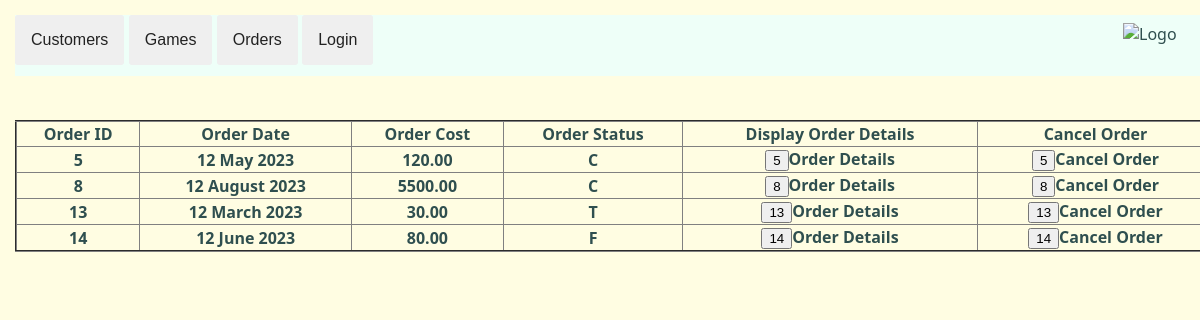
/src/Orders/manageOrders.php (signed in), run on the app's committed database.
### tables this page shows
CREATE TABLE `orders` (
  `order_id` int(11) NOT NULL AUTO_INCREMENT,
  `order_date` date NOT NULL,
  `cost` decimal(6,2) NOT NULL,
  `status` char(1) NOT NULL DEFAULT 'P',
  `cust_id` int(11) DEFAULT NULL,
  PRIMARY KEY (`order_id`),
  KEY `cust_id` (`cust_id`),
  CONSTRAINT `orders_ibfk_1` FOREIGN KEY (`cust_id`) REFERENCES `customers` (`cust_id`)
);

### src/Orders/manageOrders.php (the view, shortened to what this page needs)
<?php
try{
    $pdo = new PDO('mysql:host=localhost;dbname=shippingapp; charset=utf8', 'root', '');
    $pdo->setAttribute(PDO::ATTR_ERRMODE, PDO::ERRMODE_EXCEPTION);
    $OrderSQL = 'SELECT DISTINCT Order_Id, DATE_FORMAT(Order_Date, "%d %M %Y") as ord_date, Cost, Status FROM Orders
                WHERE Status != "Cancelled" AND Status != "Returned" AND Cust_Id='.$_SESSION['cust_id'].'
                ORDER BY Order_Id';
    $result = $pdo->query($OrderSQL);
    echo "<section style='text-align:center;'>";
        echo '<table border=2 style="border-collapse:collapse;">
        <tr><th>Order ID</th><th>Order Date</th><th>Order Cost</th><th>Order Status</th><th>Display Order Details</th><th>Cancel Order</th></tr>';
        while($row = $result->fetch()){
            echo
            '<tr>
                <th>'.$row['Order_Id'].'</th>
                <th>'.$row['ord_date'].'</th>
                <th>'.$row['Cost'].'</th>
                <th>'.$row['Status'].'</th>
                <th>
                    <form method="get" action="manageOrders.php">
                        <input type="submit" name="details" value='.$row['Order_Id'].'>Order Details</button>
                        <input type="hidden" value='.$row['Order_Id'].' name="order_id">
                    </form>
                </th>
                <th>
                    <form method="get" action="manageOrders.php">
                    <input type="submit" name="cancel" value='.$row['Order_Id'].'>Cancel Order</button>
                    <input type="hidden" value='.$row['Order_Id'].' name="order_id">
                    </form>
                </th>
            </tr>';
        }
    echo "</section><br><br>";
}catch(PDOException $e){
    $output = 'Unable to connect to the database server: ' . $e->getMessage() . ' in ' . $e->getFile() . ':' . $e->getLine();
}
echo "</body></html>";
?>

### public/css/styles.css (style rules this page uses)
body { height:100vh; width:100%; padding:15px; margin:0; background-color:rgb(255, 253, 226); font-family: 'Segoe UI', Tahoma, Geneva, Verdana, sans-serif; overflow-x: hidden; color:darkslategrey; }
button { border-radius: 3px; color: rgb(34, 34, 34); padding: 16px; font-size: 16px; border: none; }
.dropdown { position: relative; display: inline-block; }
header { background-color:rgb(238, 255, 248); display:flex; flex-direction:row; justify-content: space-between; width:100%; }
nav, nav li, nav a, footer a { color:darkslategrey; display:inline-block; text-decoration:none; list-style-type:none; font-family:'Trebuchet MS', 'Lucida Sans Unicode', 'Lucida Grande', 'Lucida Sans', Arial, sans-serif; }
input { align-self: right; }
.logo { padding:0.5em 2em; }
section { box-sizing:content-box; width:100%; display:flex; flex-direction:column; }

### data on the page
orders: order_id "5", ord_date "12 May 2023", cost "120.00", status "C", details "5", cancel "5"
orders: order_id "8", ord_date "12 August 2023", cost "5500.00", status "C", details "8", cancel "8"
orders: order_id "13", ord_date "12 March 2023", cost "30.00", status "T", details "13", cancel "13"
orders: order_id "14", ord_date "12 June 2023", cost "80.00", status "F", details "14", cancel "14"
